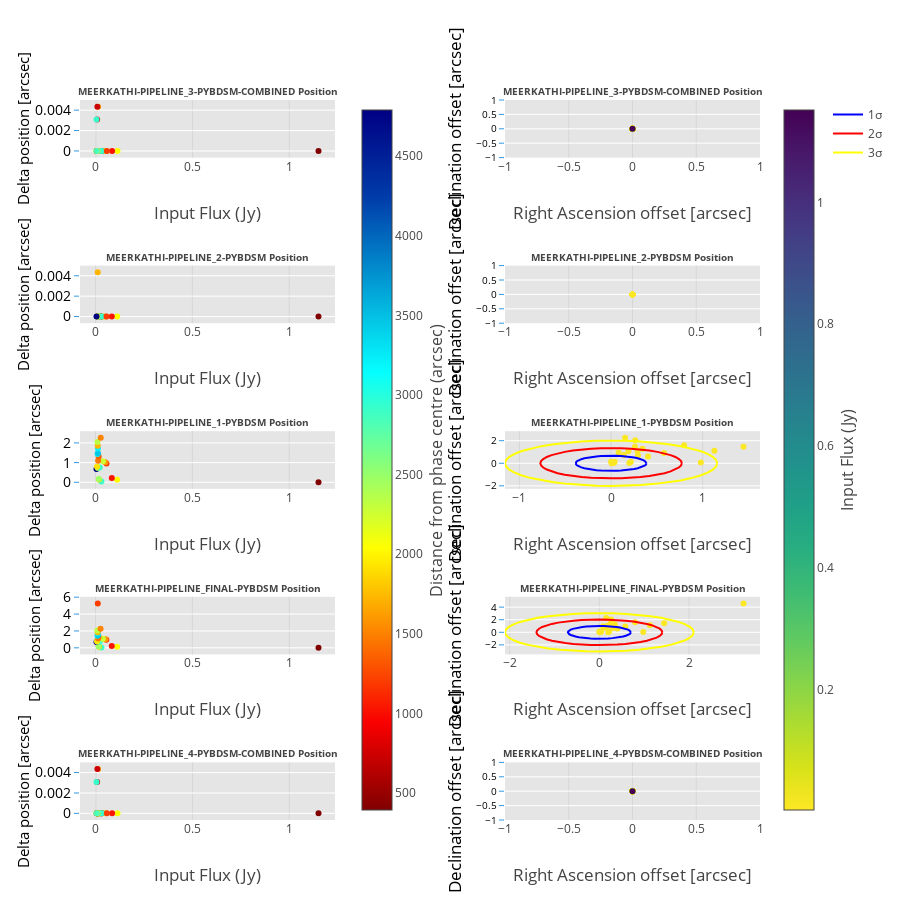

Notebook code for this chart:
### Code cell
data = []
im_titles =[]
for input_model, output_model in models_compare.items():
    header = output_model[:-9]
    im_titles.append('<b>{:s} Position</b>'.format(header.upper()))
    im_titles.append('<b>{:s} Position</b>'.format(header.upper()))

fig = tools.make_subplots(rows=len(models_compare.keys()), cols=2, shared_yaxes=False, print_grid=False,
                          horizontal_spacing = 0.25,
                          vertical_spacing = 0.15,
                          subplot_titles=im_titles)
i = -1
counter = 0
for input_model, output_model in models_compare.items():
    i += 1
    counter+=1
    RA_offset = []
    DEC_offset = []
    DELTA_PHASE0 = []
    source_labels = []
    flux_in_data = []
    delta_pos_data = []
    heading = output_model[:-9]
    for n in range(len(results[heading]['flux'])):
        delta_pos_data.append(results[heading]['position'][n][0])
        RA_offset.append(results[heading]['position'][n][1])
        DEC_offset.append(results[heading]['position'][n][2])
        DELTA_PHASE0.append(results[heading]['position'][n][3])
        flux_in_data.append(results[heading]['position'][n][4])
        source_labels.append(results[heading]['position'][n][5])
    zipped_props = zip(delta_pos_data, RA_offset, DEC_offset, DELTA_PHASE0, flux_in_data, source_labels)
    delta_pos_data, RA_offset, DEC_offset, DELTA_PHASE0, flux_in_data, source_labels = zip(
        *sorted(zipped_props, key=lambda x: x[0]))
    fig.append_trace(go.Scatter(x=np.array(flux_in_data), y=np.array(delta_pos_data),
                                mode = 'markers', showlegend=False,
                                text = source_labels, name = '{:s} flux_ratio'.format(header),
                                marker = dict(color = DELTA_PHASE0, showscale=True,
                                              colorscale='Jet', reversescale=True,
                                              colorbar = dict(title= 'Distance from phase centre (arcsec)',
                                                              titleside ='right', titlefont=dict(size=16), x = 0.4)
                                             ) if i == 0 else dict(color = DELTA_PHASE0, colorscale='Jet',
                                                                   reversescale=True),
                                error_y=dict(type='data', #array=flux_out_err_data,
                                             color = 'rgb(158, 63, 221)', visible=True)), i+1, 1)
    fig.append_trace(go.Scatter(x=np.array(RA_offset), y=np.array(DEC_offset),
                                mode = 'markers', showlegend=False,
                                text = source_labels, name = '{:s} flux_ratio'.format(heading),
                                marker = dict(color = flux_out_data, showscale=True, colorscale='Viridis', reversescale=True,
                                              colorbar = dict(title= 'Input Flux (Jy)', titleside ='right',
                                                             titlefont=dict(size=16))
                                             ) if i == 0 else dict(color = flux_out_data, colorscale='Viridis',
                                                                   reversescale=True),
                                error_y=dict(type='data',
                                             color = 'rgb(158, 63, 221)', visible=True)), i+1, 2)
    r1, r2 = np.array(RA_offset).std(), np.array(DEC_offset).std()
    theta = np.linspace(0,2*pi,45)
    x1 = r1*cos(theta)
    y1 = r2*sin(theta)
    fig.append_trace(go.Scatter(x=x1, y=y1,
                                mode = 'lines', showlegend=True if i == 0 else False,
                                name = '1σ',
                                text = '1σ ~ {:f}'.format(np.sqrt(r1*r2)),
                                marker = dict(color = 'rgb(0, 0, 255)')), i+1, 2)
    fig.append_trace(go.Scatter(x=2*x1, y=2*y1,
                                mode = 'lines', showlegend=True if i == 0 else False,
                                name = '2σ',
                                text = '2σ ~ {:f}'.format(2*np.sqrt(r1*r2)),
                                marker = dict(color = 'rgb(255, 0, 0)')), i+1, 2)
    fig.append_trace(go.Scatter(x=3*x1, y=3*y1,
                                mode = 'lines', showlegend=True if i == 0 else False,
                                name = '3σ',
                                text = '3σ ~ {:f}'.format(3*np.sqrt(r1*r2)),
                                marker = dict(color = 'rgb(255, 255, 0)')), i+1, 2)
    fig['layout'].update(title='', height=900, width=900,
                         paper_bgcolor='rgb(255,255,255)', plot_bgcolor='rgb(229,229,229)',
                         legend=dict(xanchor=True, x=1.1,y=1)
                        )
    fig['layout'].update(
        {'yaxis{}'.format(counter+i):YAxis(title=u'Delta position [arcsec]',gridcolor='rgb(255,255,255)',
                                           color='rgb(0,0,0)',
                                           range=axis_min_max if _scaley.value else [],
        #range=[1,10],
        tickfont=dict(size=14, color='rgb(0,0,0)'),
        titlefont=dict(size=15),
        showgrid=True,
        showline=False,
        showticklabels=True,
        tickcolor='rgb(51,153,225)',
        ticks='outside',
        zeroline=False)})
    fig['layout'].update(
        {'yaxis{}'.format(counter+i+1):YAxis(title='Declination offset [arcsec]',gridcolor='rgb(255,255,255)',
                                             color='rgb(0,0,0)',
                                             range=dec_min_max if _scaley.value else [],
        #range=[1,10],
        tickfont=dict(size=10, color='rgb(0,0,0)'),
        titlefont=dict(size=17),
        showgrid=True,
        showline=False,
        showticklabels=True,
        tickcolor='rgb(51,153,225)',
        ticks='outside',
        zeroline=False)})
    fig['layout'].update({'xaxis{}'.format(counter+i):XAxis(title='Input Flux (Jy)',
                                                            titlefont=dict(size=17),
                                                            zeroline=False, position=0.0, overlaying='x',)})
    fig['layout'].update({'xaxis{}'.format(counter+i+1):XAxis(title='Right Ascension offset [arcsec]',
                                                              titlefont=dict(size=17),
                                                              range=ra_min_max if _scalex.value else [],
                                                              zeroline=False)})# domain=[0.505, 0.8])})
    fig['layout']['annotations'].update({ 'font':{'size': 10}})
py.iplot(fig, filename='make-subplots-multiple-with-titles')

### Figure 1 — Plotly figure (JSON) as saved in the notebook; plotly's stock layout.template omitted (floating-point values rounded to 4 significant figures)
{"data": [{"error_y": {"color": "rgb(158, 63, 221)", "type": "data", "visible": true}, "marker": {"color": [2619.0, 1206.0, 2040.0, 2473.0, 393.6, 1062.0, 2395.0, 1390.0, 1675.0, 2292.0, 609.8, 2335.0, 1027.0, 2433.0, 1507.0, 597.8, 1585.0, 2461.0, 3450.0, 2263.0, 3173.0, 1321.0, 2875.0, 814.5, 1952.0, 2840.0, 1822.0, 1466.0, 1471.0, 1407.0, 2121.0, 1344.0, 3224.0, 1080.0, 2317.0, 1900.0, 1816.0, 657.7, 2882.0, 2899.0, 2198.0, 1203.0, 4790.0, 1281.0, 1936.0, 2848.0, 803.8, 2922.0, 1724.0, 727.4], "colorbar": {"title": "Distance from phase centre (arcsec)", "titlefont": {"size": 16}, "titleside": "right", "x": 0.4}, "colorscale": "Jet", "reversescale": true, "showscale": true}, "mode": "markers", "name": "meerkathi-pipeline_4-pybdsm-combined flux_ratio", "showlegend": false, "text": ["am054", "R122", "B033", "au284", "A030", "al251", "aq053", "V332", "ak072", "as303", "G131a", "W113", "C331", "Q084", "I002", "ac340", "E122", "L304", "O315", "F013", "T105", "Y092", "ah354", "ag041", "ap203", "at274", "ai053", "N182", "U192", "V332a", "aj333", "M182", "P305", "ab151", "ar083", "X163", "K053", "G131", "J344", "H014", "af123", "D282", "ao127", "ad332", "Z273", "an304", "ae331", "av264", "S192", "aa331"], "type": "scatter", "x": [0.004862, 0.01134, 0.1114, 0.003339, 1.152, 0.004943, 0.004198, 0.009642, 0.005121, 0.003946, 0.02511, 0.009598, 0.08376, 0.01186, 0.02658, 0.006909, 0.05063, 0.01631, 0.0124, 0.03825, 0.01011, 0.00763, 0.005441, 0.00547, 0.004471, 0.00346, 0.005441, 0.013, 0.009987, 0.007524, 0.005216, 0.01625, 0.01214, 0.007333, 0.0041, 0.008188, 0.01763, 0.03063, 0.02131, 0.03, 0.005991, 0.0565, 0.00473, 0.00611, 0.007594, 0.004829, 0.006085, 0.002921, 0.01113, 0.007385], "xaxis": "x1", "y": [0, 0, 0, 0, 0, 0, 0, 0, 0, 0, 0, 0, 0, 0, 0, 0, 0, 0, 0, 0, 0, 0, 0, 0, 0, 0, 0, 0, 0, 0, 0, 0, 0, 0, 0, 0, 0, 0, 0, 0, 0, 0, 0, 0, 0, 0, 0.003074, 0.003074, 0.004347, 0.004347], "yaxis": "y1"}, {"error_y": {"color": "rgb(158, 63, 221)", "type": "data", "visible": true}, "marker": {"color": [0.002921, 0.003339, 0.00346, 0.003946, 0.0041, 0.004198, 0.004471, 0.00473, 0.004829, 0.004862, 0.004943, 0.005121, 0.005216, 0.005441, 0.005441, 0.00547, 0.005991, 0.006085, 0.00611, 0.006909, 0.007333, 0.007385, 0.007524, 0.007594, 0.00763, 0.008188, 0.009598, 0.009642, 0.009987, 0.01011, 0.01113, 0.01134, 0.01186, 0.01214, 0.0124, 0.013, 0.01625, 0.01631, 0.01763, 0.02131, 0.02511, 0.02658, 0.03, 0.03063, 0.03825, 0.05063, 0.0565, 0.08376, 0.1114, 1.152], "colorbar": {"title": "Input Flux (Jy)", "titlefont": {"size": 16}, "titleside": "right"}, "colorscale": "Viridis", "reversescale": true, "showscale": true}, "mode": "markers", "name": "meerkathi-pipeline_3-pybdsm-combined flux_ratio", "showlegend": false, "text": ["am054", "R122", "B033", "au284", "A030", "al251", "aq053", "V332", "ak072", "as303", "G131a", "W113", "C331", "Q084", "I002", "ac340", "E122", "L304", "O315", "F013", "T105", "Y092", "ah354", "ag041", "ap203", "at274", "ai053", "N182", "U192", "V332a", "aj333", "M182", "P305", "ab151", "ar083", "X163", "K053", "G131", "J344", "H014", "af123", "D282", "ao127", "ad332", "Z273", "an304", "ae331", "av264", "S192", "aa331"], "type": "scatter", "x": [0, 0, 0, 0, 0, 0, 0, 0, 0, 0, 0, 0, 0, 0, 0, 0, 0, 0, 0, 0, 0, 0, 0, 0, 0, 0, 0, 0, 0, 0, 0, 0, 0, 0, 0, 0, 0, 0, 0, 0, 0, 0, 0, 0, 0, 0, 0, 0, 0, 0], "xaxis": "x2", "y": [0, 0, 0, 0, 0, 0, 0, 0, 0, 0, 0, 0, 0, 0, 0, 0, 0, 0, 0, 0, 0, 0, 0, 0, 0, 0, 0, 0, 0, 0, 0, 0, 0, 0, 0, 0, 0, 0, 0, 0, 0, 0, 0, 0, 0, 0, 0, 0, 0, 0], "yaxis": "y2"}, {"marker": {"color": "rgb(0, 0, 255)"}, "mode": "lines", "name": "1σ", "showlegend": true, "text": "1σ ~ 0.000000", "type": "scatter", "x": [0, 0, 0, 0, 0, 0, 0, 0, 0, 0, 0, 0, 0, 0, 0, 0, 0, 0, 0, 0, 0, 0, 0, 0, 0, 0, 0, 0, 0, 0, 0, 0, 0, 0, 0, 0, 0, 0, 0, 0, 0, 0, 0, 0, 0], "xaxis": "x2", "y": [0, 0, 0, 0, 0, 0, 0, 0, 0, 0, 0, 0, 0, 0, 0, 0, 0, 0, 0, 0, 0, 0, 0, 0, 0, 0, 0, 0, 0, 0, 0, 0, 0, 0, 0, 0, 0, 0, 0, 0, 0, 0, 0, 0, 0], "yaxis": "y2"}, {"marker": {"color": "rgb(255, 0, 0)"}, "mode": "lines", "name": "2σ", "showlegend": true, "text": "2σ ~ 0.000000", "type": "scatter", "x": [0, 0, 0, 0, 0, 0, 0, 0, 0, 0, 0, 0, 0, 0, 0, 0, 0, 0, 0, 0, 0, 0, 0, 0, 0, 0, 0, 0, 0, 0, 0, 0, 0, 0, 0, 0, 0, 0, 0, 0, 0, 0, 0, 0, 0], "xaxis": "x2", "y": [0, 0, 0, 0, 0, 0, 0, 0, 0, 0, 0, 0, 0, 0, 0, 0, 0, 0, 0, 0, 0, 0, 0, 0, 0, 0, 0, 0, 0, 0, 0, 0, 0, 0, 0, 0, 0, 0, 0, 0, 0, 0, 0, 0, 0], "yaxis": "y2"}, {"marker": {"color": "rgb(255, 255, 0)"}, "mode": "lines", "name": "3σ", "showlegend": true, "text": "3σ ~ 0.000000", "type": "scatter", "x": [0, 0, 0, 0, 0, 0, 0, 0, 0, 0, 0, 0, 0, 0, 0, 0, 0, 0, 0, 0, 0, 0, 0, 0, 0, 0, 0, 0, 0, 0, 0, 0, 0, 0, 0, 0, 0, 0, 0, 0, 0, 0, 0, 0, 0], "xaxis": "x2", "y": [0, 0, 0, 0, 0, 0, 0, 0, 0, 0, 0, 0, 0, 0, 0, 0, 0, 0, 0, 0, 0, 0, 0, 0, 0, 0, 0, 0, 0, 0, 0, 0, 0, 0, 0, 0, 0, 0, 0, 0, 0, 0, 0, 0, 0], "yaxis": "y2"}, {"error_y": {"color": "rgb(158, 63, 221)", "type": "data", "visible": true}, "marker": {"color": [2040.0, 393.6, 609.8, 2335.0, 1027.0, 2433.0, 1507.0, 1585.0, 2461.0, 3450.0, 2263.0, 3173.0, 1466.0, 1471.0, 1344.0, 3224.0, 1816.0, 657.7, 2882.0, 2899.0, 1203.0, 1936.0, 4790.0, 1724.0], "colorscale": "Jet", "reversescale": true}, "mode": "markers", "name": "meerkathi-pipeline_4-pybdsm-combined flux_ratio", "showlegend": false, "text": ["B033", "A030", "G131a", "U113", "C331", "Q084", "I002", "E122", "L304", "O315", "F013", "S105", "N182", "T192", "M182", "P305", "K053", "G131", "J344", "H014", "D282", "V273", "W127", "R192"], "type": "scatter", "x": [0.1114, 1.152, 0.02511, 0.009598, 0.08376, 0.01186, 0.02658, 0.05063, 0.01631, 0.0124, 0.03825, 0.01011, 0.013, 0.009987, 0.01625, 0.01214, 0.01763, 0.03063, 0.02131, 0.03, 0.0565, 0.007594, 0.00473, 0.01113], "xaxis": "x3", "y": [0, 0, 0, 0, 0, 0, 0, 0, 0, 0, 0, 0, 0, 0, 0, 0, 0, 0, 0, 0, 0, 0, 0, 0.004347], "yaxis": "y3"}, {"error_y": {"color": "rgb(158, 63, 221)", "type": "data", "visible": true}, "marker": {"color": [0.002921, 0.003339, 0.00346, 0.003946, 0.0041, 0.004198, 0.004471, 0.00473, 0.004829, 0.004862, 0.004943, 0.005121, 0.005216, 0.005441, 0.005441, 0.00547, 0.005991, 0.006085, 0.00611, 0.006909, 0.007333, 0.007385, 0.007524, 0.007594, 0.00763, 0.008188, 0.009598, 0.009642, 0.009987, 0.01011, 0.01113, 0.01134, 0.01186, 0.01214, 0.0124, 0.013, 0.01625, 0.01631, 0.01763, 0.02131, 0.02511, 0.02658, 0.03, 0.03063, 0.03825, 0.05063, 0.0565, 0.08376, 0.1114, 1.152], "colorscale": "Viridis", "reversescale": true}, "mode": "markers", "name": "meerkathi-pipeline_2-pybdsm flux_ratio", "showlegend": false, "text": ["B033", "A030", "G131a", "U113", "C331", "Q084", "I002", "E122", "L304", "O315", "F013", "S105", "N182", "T192", "M182", "P305", "K053", "G131", "J344", "H014", "D282", "V273", "W127", "R192"], "type": "scatter", "x": [0, 0, 0, 0, 0, 0, 0, 0, 0, 0, 0, 0, 0, 0, 0, 0, 0, 0, 0, 0, 0, 0, 0, 0], "xaxis": "x4", "y": [0, 0, 0, 0, 0, 0, 0, 0, 0, 0, 0, 0, 0, 0, 0, 0, 0, 0, 0, 0, 0, 0, 0, 0], "yaxis": "y4"}, {"marker": {"color": "rgb(0, 0, 255)"}, "mode": "lines", "name": "1σ", "showlegend": false, "text": "1σ ~ 0.000000", "type": "scatter", "x": [0, 0, 0, 0, 0, 0, 0, 0, 0, 0, 0, 0, 0, 0, 0, 0, 0, 0, 0, 0, 0, 0, 0, 0, 0, 0, 0, 0, 0, 0, 0, 0, 0, 0, 0, 0, 0, 0, 0, 0, 0, 0, 0, 0, 0], "xaxis": "x4", "y": [0, 0, 0, 0, 0, 0, 0, 0, 0, 0, 0, 0, 0, 0, 0, 0, 0, 0, 0, 0, 0, 0, 0, 0, 0, 0, 0, 0, 0, 0, 0, 0, 0, 0, 0, 0, 0, 0, 0, 0, 0, 0, 0, 0, 0], "yaxis": "y4"}, {"marker": {"color": "rgb(255, 0, 0)"}, "mode": "lines", "name": "2σ", "showlegend": false, "text": "2σ ~ 0.000000", "type": "scatter", "x": [0, 0, 0, 0, 0, 0, 0, 0, 0, 0, 0, 0, 0, 0, 0, 0, 0, 0, 0, 0, 0, 0, 0, 0, 0, 0, 0, 0, 0, 0, 0, 0, 0, 0, 0, 0, 0, 0, 0, 0, 0, 0, 0, 0, 0], "xaxis": "x4", "y": [0, 0, 0, 0, 0, 0, 0, 0, 0, 0, 0, 0, 0, 0, 0, 0, 0, 0, 0, 0, 0, 0, 0, 0, 0, 0, 0, 0, 0, 0, 0, 0, 0, 0, 0, 0, 0, 0, 0, 0, 0, 0, 0, 0, 0], "yaxis": "y4"}, {"marker": {"color": "rgb(255, 255, 0)"}, "mode": "lines", "name": "3σ", "showlegend": false, "text": "3σ ~ 0.000000", "type": "scatter", "x": [0, 0, 0, 0, 0, 0, 0, 0, 0, 0, 0, 0, 0, 0, 0, 0, 0, 0, 0, 0, 0, 0, 0, 0, 0, 0, 0, 0, 0, 0, 0, 0, 0, 0, 0, 0, 0, 0, 0, 0, 0, 0, 0, 0, 0], "xaxis": "x4", "y": [0, 0, 0, 0, 0, 0, 0, 0, 0, 0, 0, 0, 0, 0, 0, 0, 0, 0, 0, 0, 0, 0, 0, 0, 0, 0, 0, 0, 0, 0, 0, 0, 0, 0, 0, 0, 0, 0, 0, 0, 0, 0, 0, 0, 0], "yaxis": "y4"}, {"error_y": {"color": "rgb(158, 63, 221)", "type": "data", "visible": true}, "marker": {"color": [393.6, 2899.0, 2040.0, 1816.0, 2461.0, 1027.0, 4791.0, 2433.0, 2883.0, 1935.0, 1203.0, 1586.0, 2264.0, 1465.0, 1342.0, 3174.0, 3451.0, 3225.0, 1725.0, 2334.0, 1509.0], "colorscale": "Jet", "reversescale": true}, "mode": "markers", "name": "meerkathi-pipeline_4-pybdsm-combined flux_ratio", "showlegend": false, "text": ["A030", "H014", "B033", "K053", "L304", "C331", "W127", "Q084", "J344", "V273", "D282", "E122", "G013", "N182", "M182", "T105", "O315", "P305", "S192", "U113", "I002"], "type": "scatter", "x": [1.152, 0.03, 0.1114, 0.01763, 0.01631, 0.08376, 0.00473, 0.01186, 0.02131, 0.007594, 0.0565, 0.05063, 0.03825, 0.013, 0.01625, 0.01011, 0.0124, 0.01214, 0.01113, 0.009598, 0.02658], "xaxis": "x5", "y": [0.006147, 0.03789, 0.1327, 0.1373, 0.1624, 0.2222, 0.6806, 0.7209, 0.7456, 0.7888, 0.9592, 1.022, 1.075, 1.099, 1.315, 1.433, 1.481, 1.719, 1.856, 2.052, 2.258], "yaxis": "y5"}, {"error_y": {"color": "rgb(158, 63, 221)", "type": "data", "visible": true}, "marker": {"color": [0.002921, 0.003339, 0.00346, 0.003946, 0.0041, 0.004198, 0.004471, 0.00473, 0.004829, 0.004862, 0.004943, 0.005121, 0.005216, 0.005441, 0.005441, 0.00547, 0.005991, 0.006085, 0.00611, 0.006909, 0.007333, 0.007385, 0.007524, 0.007594, 0.00763, 0.008188, 0.009598, 0.009642, 0.009987, 0.01011, 0.01113, 0.01134, 0.01186, 0.01214, 0.0124, 0.013, 0.01625, 0.01631, 0.01763, 0.02131, 0.02511, 0.02658, 0.03, 0.03063, 0.03825, 0.05063, 0.0565, 0.08376, 0.1114, 1.152], "colorscale": "Viridis", "reversescale": true}, "mode": "markers", "name": "meerkathi-pipeline_1-pybdsm flux_ratio", "showlegend": false, "text": ["A030", "H014", "B033", "K053", "L304", "C331", "W127", "Q084", "J344", "V273", "D282", "E122", "G013", "N182", "M182", "T105", "O315", "P305", "S192", "U113", "I002"], "type": "scatter", "x": [0.006175, 0.02883, 0.03907, 0.000529, 0.1992, 0.2162, 0.4026, 0.293, 0.14, 0.9795, 0.0819, 0.5772, 0.1896, 0.2893, 0.3431, 1.127, 0.2602, 0.797, 1.445, 0.2634, 0.1529], "xaxis": "x6", "y": [0.001861, 0.02972, 0.1288, 0.1373, 0.02294, 0.138, 0.6005, 0.6812, 0.7369, 0.05991, 0.9569, 0.912, 1.064, 1.075, 1.286, 1.112, 1.466, 1.594, 1.454, 2.041, 2.254], "yaxis": "y6"}, {"marker": {"color": "rgb(0, 0, 255)"}, "mode": "lines", "name": "1σ", "showlegend": false, "text": "1σ ~ 0.508075", "type": "scatter", "x": [0.3859, 0.3819, 0.3702, 0.351, 0.3246, 0.2916, 0.2527, 0.2086, 0.1603, 0.1087, 0.05491, 2.363e-17, -0.05491, -0.1087, -0.1603, -0.2086, -0.2527, -0.2916, -0.3246, -0.351, -0.3702, -0.3819, -0.3859, -0.3819, -0.3702, -0.351, -0.3246, -0.2916, -0.2527, -0.2086, -0.1603, -0.1087, -0.05491, -7.088e-17, 0.05491, 0.1087, 0.1603, 0.2086, 0.2527, 0.2916, 0.3246, 0.351, 0.3702, 0.3819, 0.3859], "xaxis": "x6", "y": [0, 0.09521, 0.1885, 0.2779, 0.3617, 0.4381, 0.5056, 0.5628, 0.6085, 0.6419, 0.6622, 0.669, 0.6622, 0.6419, 0.6085, 0.5628, 0.5056, 0.4381, 0.3617, 0.2779, 0.1885, 0.09521, 8.193e-17, -0.09521, -0.1885, -0.2779, -0.3617, -0.4381, -0.5056, -0.5628, -0.6085, -0.6419, -0.6622, -0.669, -0.6622, -0.6419, -0.6085, -0.5628, -0.5056, -0.4381, -0.3617, -0.2779, -0.1885, -0.09521, -1.639e-16], "yaxis": "y6"}, {"marker": {"color": "rgb(255, 0, 0)"}, "mode": "lines", "name": "2σ", "showlegend": false, "text": "2σ ~ 1.016149", "type": "scatter", "x": [0.7717, 0.7639, 0.7405, 0.702, 0.6492, 0.5832, 0.5054, 0.4172, 0.3206, 0.2174, 0.1098, 4.726e-17, -0.1098, -0.2174, -0.3206, -0.4172, -0.5054, -0.5832, -0.6492, -0.702, -0.7405, -0.7639, -0.7717, -0.7639, -0.7405, -0.702, -0.6492, -0.5832, -0.5054, -0.4172, -0.3206, -0.2174, -0.1098, -1.418e-16, 0.1098, 0.2174, 0.3206, 0.4172, 0.5054, 0.5832, 0.6492, 0.702, 0.7405, 0.7639, 0.7717], "xaxis": "x6", "y": [0, 0.1904, 0.3769, 0.5558, 0.7234, 0.8762, 1.011, 1.126, 1.217, 1.284, 1.324, 1.338, 1.324, 1.284, 1.217, 1.126, 1.011, 0.8762, 0.7234, 0.5558, 0.3769, 0.1904, 1.639e-16, -0.1904, -0.3769, -0.5558, -0.7234, -0.8762, -1.011, -1.126, -1.217, -1.284, -1.324, -1.338, -1.324, -1.284, -1.217, -1.126, -1.011, -0.8762, -0.7234, -0.5558, -0.3769, -0.1904, -3.277e-16], "yaxis": "y6"}, {"marker": {"color": "rgb(255, 255, 0)"}, "mode": "lines", "name": "3σ", "showlegend": false, "text": "3σ ~ 1.524224", "type": "scatter", "x": [1.158, 1.146, 1.111, 1.053, 0.9738, 0.8749, 0.7581, 0.6258, 0.4809, 0.3261, 0.1647, 7.088e-17, -0.1647, -0.3261, -0.4809, -0.6258, -0.7581, -0.8749, -0.9738, -1.053, -1.111, -1.146, -1.158, -1.146, -1.111, -1.053, -0.9738, -0.8749, -0.7581, -0.6258, -0.4809, -0.3261, -0.1647, -2.126e-16, 0.1647, 0.3261, 0.4809, 0.6258, 0.7581, 0.8749, 0.9738, 1.053, 1.111, 1.146, 1.158], "xaxis": "x6", "y": [0, 0.2856, 0.5654, 0.8337, 1.085, 1.314, 1.517, 1.688, 1.826, 1.926, 1.987, 2.007, 1.987, 1.926, 1.826, 1.688, 1.517, 1.314, 1.085, 0.8337, 0.5654, 0.2856, 2.458e-16, -0.2856, -0.5654, -0.8337, -1.085, -1.314, -1.517, -1.688, -1.826, -1.926, -1.987, -2.007, -1.987, -1.926, -1.826, -1.688, -1.517, -1.314, -1.085, -0.8337, -0.5654, -0.2856, -4.916e-16], "yaxis": "y6"}, {"error_y": {"color": "rgb(158, 63, 221)", "type": "data", "visible": true}, "marker": {"color": [393.6, 2899.0, 2040.0, 1816.0, 2461.0, 1027.0, 4790.0, 2433.0, 2882.0, 1936.0, 1203.0, 1585.0, 2263.0, 1466.0, 1344.0, 3173.0, 3450.0, 3224.0, 1724.0, 2335.0, 1507.0, 1206.0], "colorscale": "Jet", "reversescale": true}, "mode": "markers", "name": "meerkathi-pipeline_4-pybdsm-combined flux_ratio", "showlegend": false, "text": ["A030", "H014", "B033", "K053", "L304", "C331", "ao127", "Q084", "J344", "Z273", "D282", "E122", "F013", "N182", "M182", "T105", "O315", "P305", "S192", "W113", "I002", "R122"], "type": "scatter", "x": [1.151, 0.03059, 0.1113, 0.01782, 0.01569, 0.08368, 0.004861, 0.01202, 0.02182, 0.00742, 0.05587, 0.05098, 0.03769, 0.01326, 0.01554, 0.009836, 0.01259, 0.0122, 0.0108, 0.009356, 0.02593, 0.01153], "xaxis": "x7", "y": [0.006147, 0.03789, 0.1327, 0.1373, 0.1624, 0.2222, 0.6806, 0.7209, 0.7456, 0.7888, 0.9592, 1.022, 1.075, 1.099, 1.315, 1.433, 1.481, 1.719, 1.856, 2.052, 2.258, 5.262], "yaxis": "y7"}, {"error_y": {"color": "rgb(158, 63, 221)", "type": "data", "visible": true}, "marker": {"color": [0.002921, 0.003339, 0.00346, 0.003946, 0.0041, 0.004198, 0.004471, 0.00473, 0.004829, 0.004862, 0.004943, 0.005121, 0.005216, 0.005441, 0.005441, 0.00547, 0.005991, 0.006085, 0.00611, 0.006909, 0.007333, 0.007385, 0.007524, 0.007594, 0.00763, 0.008188, 0.009598, 0.009642, 0.009987, 0.01011, 0.01113, 0.01134, 0.01186, 0.01214, 0.0124, 0.013, 0.01625, 0.01631, 0.01763, 0.02131, 0.02511, 0.02658, 0.03, 0.03063, 0.03825, 0.05063, 0.0565, 0.08376, 0.1114, 1.152], "colorscale": "Viridis", "reversescale": true}, "mode": "markers", "name": "meerkathi-pipeline_final-pybdsm flux_ratio", "showlegend": false, "text": ["A030", "H014", "B033", "K053", "L304", "C331", "ao127", "Q084", "J344", "Z273", "D282", "E122", "F013", "N182", "M182", "T105", "O315", "P305", "S192", "W113", "I002", "R122"], "type": "scatter", "x": [0.006175, 0.02883, 0.03907, 0.000529, 0.1992, 0.2162, 0.4026, 0.293, 0.14, 0.9795, 0.0819, 0.5772, 0.1896, 0.2893, 0.3431, 1.127, 0.2602, 0.797, 1.445, 0.2634, 0.1529, 3.216], "xaxis": "x8", "y": [0.001861, 0.02972, 0.1288, 0.1373, 0.02294, 0.138, 0.6005, 0.6812, 0.7369, 0.05991, 0.9569, 0.912, 1.064, 1.075, 1.286, 1.112, 1.466, 1.594, 1.454, 2.041, 2.254, 4.587], "yaxis": "y8"}, {"marker": {"color": "rgb(0, 0, 255)"}, "mode": "lines", "name": "1σ", "showlegend": false, "text": "1σ ~ 0.845079", "type": "scatter", "x": [0.7021, 0.6949, 0.6736, 0.6386, 0.5906, 0.5306, 0.4598, 0.3796, 0.2916, 0.1978, 0.09991, 4.299e-17, -0.09991, -0.1978, -0.2916, -0.3796, -0.4598, -0.5306, -0.5906, -0.6386, -0.6736, -0.6949, -0.7021, -0.6949, -0.6736, -0.6386, -0.5906, -0.5306, -0.4598, -0.3796, -0.2916, -0.1978, -0.09991, -1.29e-16, 0.09991, 0.1978, 0.2916, 0.3796, 0.4598, 0.5306, 0.5906, 0.6386, 0.6736, 0.6949, 0.7021], "xaxis": "x8", "y": [0, 0.1448, 0.2866, 0.4226, 0.55, 0.6661, 0.7688, 0.8557, 0.9253, 0.976, 1.007, 1.017, 1.007, 0.976, 0.9253, 0.8557, 0.7688, 0.6661, 0.55, 0.4226, 0.2866, 0.1448, 1.246e-16, -0.1448, -0.2866, -0.4226, -0.55, -0.6661, -0.7688, -0.8557, -0.9253, -0.976, -1.007, -1.017, -1.007, -0.976, -0.9253, -0.8557, -0.7688, -0.6661, -0.55, -0.4226, -0.2866, -0.1448, -2.491e-16], "yaxis": "y8"}, {"marker": {"color": "rgb(255, 0, 0)"}, "mode": "lines", "name": "2σ", "showlegend": false, "text": "2σ ~ 1.690159", "type": "scatter", "x": [1.404, 1.39, 1.347, 1.277, 1.181, 1.061, 0.9195, 0.7591, 0.5833, 0.3956, 0.1998, 8.598e-17, -0.1998, -0.3956, -0.5833, -0.7591, -0.9195, -1.061, -1.181, -1.277, -1.347, -1.39, -1.404, -1.39, -1.347, -1.277, -1.181, -1.061, -0.9195, -0.7591, -0.5833, -0.3956, -0.1998, -2.579e-16, 0.1998, 0.3956, 0.5833, 0.7591, 0.9195, 1.061, 1.181, 1.277, 1.347, 1.39, 1.404], "xaxis": "x8", "y": [0, 0.2895, 0.5732, 0.8451, 1.1, 1.332, 1.538, 1.711, 1.851, 1.952, 2.014, 2.034, 2.014, 1.952, 1.851, 1.711, 1.538, 1.332, 1.1, 0.8451, 0.5732, 0.2895, 2.491e-16, -0.2895, -0.5732, -0.8451, -1.1, -1.332, -1.538, -1.711, -1.851, -1.952, -2.014, -2.034, -2.014, -1.952, -1.851, -1.711, -1.538, -1.332, -1.1, -0.8451, -0.5732, -0.2895, -4.983e-16], "yaxis": "y8"}, {"marker": {"color": "rgb(255, 255, 0)"}, "mode": "lines", "name": "3σ", "showlegend": false, "text": "3σ ~ 2.535238", "type": "scatter", "x": [2.106, 2.085, 2.021, 1.916, 1.772, 1.592, 1.379, 1.139, 0.8749, 0.5934, 0.2997, 1.29e-16, -0.2997, -0.5934, -0.8749, -1.139, -1.379, -1.592, -1.772, -1.916, -2.021, -2.085, -2.106, -2.085, -2.021, -1.916, -1.772, -1.592, -1.379, -1.139, -0.8749, -0.5934, -0.2997, -3.869e-16, 0.2997, 0.5934, 0.8749, 1.139, 1.379, 1.592, 1.772, 1.916, 2.021, 2.085, 2.106], "xaxis": "x8", "y": [0, 0.4343, 0.8598, 1.268, 1.65, 1.998, 2.306, 2.567, 2.776, 2.928, 3.021, 3.052, 3.021, 2.928, 2.776, 2.567, 2.306, 1.998, 1.65, 1.268, 0.8598, 0.4343, 3.737e-16, -0.4343, -0.8598, -1.268, -1.65, -1.998, -2.306, -2.567, -2.776, -2.928, -3.021, -3.052, -3.021, -2.928, -2.776, -2.567, -2.306, -1.998, -1.65, -1.268, -0.8598, -0.4343, -7.474e-16], "yaxis": "y8"}, {"error_y": {"color": "rgb(158, 63, 221)", "type": "data", "visible": true}, "marker": {"color": [2619.0, 1206.0, 2040.0, 2473.0, 393.6, 1062.0, 2395.0, 1390.0, 1675.0, 2292.0, 609.8, 2335.0, 1027.0, 2433.0, 1507.0, 597.8, 1585.0, 2461.0, 3450.0, 2263.0, 3173.0, 1321.0, 2875.0, 814.5, 1952.0, 2840.0, 1822.0, 1466.0, 1471.0, 1407.0, 2121.0, 1344.0, 3224.0, 1080.0, 2317.0, 1900.0, 1816.0, 657.7, 2882.0, 2899.0, 2198.0, 1203.0, 4790.0, 1281.0, 1936.0, 2848.0, 803.8, 2922.0, 1724.0, 727.4], "colorscale": "Jet", "reversescale": true}, "mode": "markers", "name": "meerkathi-pipeline_4-pybdsm-combined flux_ratio", "showlegend": false, "text": ["am054", "R122", "B033", "au284", "A030", "al251", "aq053", "V332", "ak072", "as303", "G131a", "W113", "C331", "Q084", "I002", "ac340", "E122", "L304", "O315", "F013", "T105", "Y092", "ah354", "ag041", "ap203", "at274", "ai053", "N182", "U192", "V332a", "aj333", "M182", "P305", "ab151", "ar083", "X163", "K053", "G131", "J344", "H014", "af123", "D282", "ao127", "ad332", "Z273", "an304", "ae331", "av264", "S192", "aa331"], "type": "scatter", "x": [0.004862, 0.01134, 0.1114, 0.003339, 1.152, 0.004943, 0.004198, 0.009642, 0.005121, 0.003946, 0.02511, 0.009598, 0.08376, 0.01186, 0.02658, 0.006909, 0.05063, 0.01631, 0.0124, 0.03825, 0.01011, 0.00763, 0.005441, 0.00547, 0.004471, 0.00346, 0.005441, 0.013, 0.009987, 0.007524, 0.005216, 0.01625, 0.01214, 0.007333, 0.0041, 0.008188, 0.01763, 0.03063, 0.02131, 0.03, 0.005991, 0.0565, 0.00473, 0.00611, 0.007594, 0.004829, 0.006085, 0.002921, 0.01113, 0.007385], "xaxis": "x9", "y": [0, 0, 0, 0, 0, 0, 0, 0, 0, 0, 0, 0, 0, 0, 0, 0, 0, 0, 0, 0, 0, 0, 0, 0, 0, 0, 0, 0, 0, 0, 0, 0, 0, 0, 0, 0, 0, 0, 0, 0, 0, 0, 0, 0, 0, 0, 0.003074, 0.003074, 0.004347, 0.004347], "yaxis": "y9"}, {"error_y": {"color": "rgb(158, 63, 221)", "type": "data", "visible": true}, "marker": {"color": [0.002921, 0.003339, 0.00346, 0.003946, 0.0041, 0.004198, 0.004471, 0.00473, 0.004829, 0.004862, 0.004943, 0.005121, 0.005216, 0.005441, 0.005441, 0.00547, 0.005991, 0.006085, 0.00611, 0.006909, 0.007333, 0.007385, 0.007524, 0.007594, 0.00763, 0.008188, 0.009598, 0.009642, 0.009987, 0.01011, 0.01113, 0.01134, 0.01186, 0.01214, 0.0124, 0.013, 0.01625, 0.01631, 0.01763, 0.02131, 0.02511, 0.02658, 0.03, 0.03063, 0.03825, 0.05063, 0.0565, 0.08376, 0.1114, 1.152], "colorscale": "Viridis", "reversescale": true}, "mode": "markers", "name": "meerkathi-pipeline_4-pybdsm-combined flux_ratio", "showlegend": false, "text": ["am054", "R122", "B033", "au284", "A030", "al251", "aq053", "V332", "ak072", "as303", "G131a", "W113", "C331", "Q084", "I002", "ac340", "E122", "L304", "O315", "F013", "T105", "Y092", "ah354", "ag041", "ap203", "at274", "ai053", "N182", "U192", "V332a", "aj333", "M182", "P305", "ab151", "ar083", "X163", "K053", "G131", "J344", "H014", "af123", "D282", "ao127", "ad332", "Z273", "an304", "ae331", "av264", "S192", "aa331"], "type": "scatter", "x": [0, 0, 0, 0, 0, 0, 0, 0, 0, 0, 0, 0, 0, 0, 0, 0, 0, 0, 0, 0, 0, 0, 0, 0, 0, 0, 0, 0, 0, 0, 0, 0, 0, 0, 0, 0, 0, 0, 0, 0, 0, 0, 0, 0, 0, 0, 0, 0, 0, 0], "xaxis": "x10", "y": [0, 0, 0, 0, 0, 0, 0, 0, 0, 0, 0, 0, 0, 0, 0, 0, 0, 0, 0, 0, 0, 0, 0, 0, 0, 0, 0, 0, 0, 0, 0, 0, 0, 0, 0, 0, 0, 0, 0, 0, 0, 0, 0, 0, 0, 0, 0, 0, 0, 0], "yaxis": "y10"}, {"marker": {"color": "rgb(0, 0, 255)"}, "mode": "lines", "name": "1σ", "showlegend": false, "text": "1σ ~ 0.000000", "type": "scatter", "x": [0, 0, 0, 0, 0, 0, 0, 0, 0, 0, 0, 0, 0, 0, 0, 0, 0, 0, 0, 0, 0, 0, 0, 0, 0, 0, 0, 0, 0, 0, 0, 0, 0, 0, 0, 0, 0, 0, 0, 0, 0, 0, 0, 0, 0], "xaxis": "x10", "y": [0, 0, 0, 0, 0, 0, 0, 0, 0, 0, 0, 0, 0, 0, 0, 0, 0, 0, 0, 0, 0, 0, 0, 0, 0, 0, 0, 0, 0, 0, 0, 0, 0, 0, 0, 0, 0, 0, 0, 0, 0, 0, 0, 0, 0], "yaxis": "y10"}, {"marker": {"color": "rgb(255, 0, 0)"}, "mode": "lines", "name": "2σ", "showlegend": false, "text": "2σ ~ 0.000000", "type": "scatter", "x": [0, 0, 0, 0, 0, 0, 0, 0, 0, 0, 0, 0, 0, 0, 0, 0, 0, 0, 0, 0, 0, 0, 0, 0, 0, 0, 0, 0, 0, 0, 0, 0, 0, 0, 0, 0, 0, 0, 0, 0, 0, 0, 0, 0, 0], "xaxis": "x10", "y": [0, 0, 0, 0, 0, 0, 0, 0, 0, 0, 0, 0, 0, 0, 0, 0, 0, 0, 0, 0, 0, 0, 0, 0, 0, 0, 0, 0, 0, 0, 0, 0, 0, 0, 0, 0, 0, 0, 0, 0, 0, 0, 0, 0, 0], "yaxis": "y10"}, {"marker": {"color": "rgb(255, 255, 0)"}, "mode": "lines", "name": "3σ", "showlegend": false, "text": "3σ ~ 0.000000", "type": "scatter", "x": [0, 0, 0, 0, 0, 0, 0, 0, 0, 0, 0, 0, 0, 0, 0, 0, 0, 0, 0, 0, 0, 0, 0, 0, 0, 0, 0, 0, 0, 0, 0, 0, 0, 0, 0, 0, 0, 0, 0, 0, 0, 0, 0, 0, 0], "xaxis": "x10", "y": [0, 0, 0, 0, 0, 0, 0, 0, 0, 0, 0, 0, 0, 0, 0, 0, 0, 0, 0, 0, 0, 0, 0, 0, 0, 0, 0, 0, 0, 0, 0, 0, 0, 0, 0, 0, 0, 0, 0, 0, 0, 0, 0, 0, 0], "yaxis": "y10"}], "layout": {"annotations": [{"font": {"size": 10}, "showarrow": false, "text": "<b>MEERKATHI-PIPELINE_3-PYBDSM-COMBINED Position</b>", "x": 0.1875, "xanchor": "center", "xref": "paper", "y": 1.0, "yanchor": "bottom", "yref": "paper"}, {"font": {"size": 10}, "showarrow": false, "text": "<b>MEERKATHI-PIPELINE_3-PYBDSM-COMBINED Position</b>", "x": 0.8125, "xanchor": "center", "xref": "paper", "y": 1.0, "yanchor": "bottom", "yref": "paper"}, {"font": {"size": 10}, "showarrow": false, "text": "<b>MEERKATHI-PIPELINE_2-PYBDSM Position</b>", "x": 0.1875, "xanchor": "center", "xref": "paper", "y": 0.77, "yanchor": "bottom", "yref": "paper"}, {"font": {"size": 10}, "showarrow": false, "text": "<b>MEERKATHI-PIPELINE_2-PYBDSM Position</b>", "x": 0.8125, "xanchor": "center", "xref": "paper", "y": 0.77, "yanchor": "bottom", "yref": "paper"}, {"font": {"size": 10}, "showarrow": false, "text": "<b>MEERKATHI-PIPELINE_1-PYBDSM Position</b>", "x": 0.1875, "xanchor": "center", "xref": "paper", "y": 0.54, "yanchor": "bottom", "yref": "paper"}, {"font": {"size": 10}, "showarrow": false, "text": "<b>MEERKATHI-PIPELINE_1-PYBDSM Position</b>", "x": 0.8125, "xanchor": "center", "xref": "paper", "y": 0.54, "yanchor": "bottom", "yref": "paper"}, {"font": {"size": 10}, "showarrow": false, "text": "<b>MEERKATHI-PIPELINE_FINAL-PYBDSM Position</b>", "x": 0.1875, "xanchor": "center", "xref": "paper", "y": 0.31, "yanchor": "bottom", "yref": "paper"}, {"font": {"size": 10}, "showarrow": false, "text": "<b>MEERKATHI-PIPELINE_FINAL-PYBDSM Position</b>", "x": 0.8125, "xanchor": "center", "xref": "paper", "y": 0.31, "yanchor": "bottom", "yref": "paper"}, {"font": {"size": 10}, "showarrow": false, "text": "<b>MEERKATHI-PIPELINE_4-PYBDSM-COMBINED Position</b>", "x": 0.1875, "xanchor": "center", "xref": "paper", "y": 0.08, "yanchor": "bottom", "yref": "paper"}, {"font": {"size": 10}, "showarrow": false, "text": "<b>MEERKATHI-PIPELINE_4-PYBDSM-COMBINED Position</b>", "x": 0.8125, "xanchor": "center", "xref": "paper", "y": 0.08, "yanchor": "bottom", "yref": "paper"}], "height": 900, "legend": {"x": 1.1, "xanchor": true, "y": 1}, "paper_bgcolor": "rgb(255,255,255)", "plot_bgcolor": "rgb(229,229,229)", "title": "", "width": 900, "xaxis1": {"anchor": "y1", "domain": [0, 0.375], "overlaying": "x", "position": 0, "title": "Input Flux (Jy)", "titlefont": {"size": 17}, "zeroline": false}, "xaxis10": {"anchor": "y10", "domain": [0.625, 1], "range": [], "title": "Right Ascension offset [arcsec]", "titlefont": {"size": 17}, "zeroline": false}, "xaxis2": {"anchor": "y2", "domain": [0.625, 1], "range": [], "title": "Right Ascension offset [arcsec]", "titlefont": {"size": 17}, "zeroline": false}, "xaxis3": {"anchor": "y3", "domain": [0, 0.375], "overlaying": "x", "position": 0, "title": "Input Flux (Jy)", "titlefont": {"size": 17}, "zeroline": false}, "xaxis4": {"anchor": "y4", "domain": [0.625, 1], "range": [], "title": "Right Ascension offset [arcsec]", "titlefont": {"size": 17}, "zeroline": false}, "xaxis5": {"anchor": "y5", "domain": [0, 0.375], "overlaying": "x", "position": 0, "title": "Input Flux (Jy)", "titlefont": {"size": 17}, "zeroline": false}, "xaxis6": {"anchor": "y6", "domain": [0.625, 1], "range": [], "title": "Right Ascension offset [arcsec]", "titlefont": {"size": 17}, "zeroline": false}, "xaxis7": {"anchor": "y7", "domain": [0, 0.375], "overlaying": "x", "position": 0, "title": "Input Flux (Jy)", "titlefont": {"size": 17}, "zeroline": false}, "xaxis8": {"anchor": "y8", "domain": [0.625, 1], "range": [], "title": "Right Ascension offset [arcsec]", "titlefont": {"size": 17}, "zeroline": false}, "xaxis9": {"anchor": "y9", "domain": [0, 0.375], "overlaying": "x", "position": 0, "title": "Input Flux (Jy)", "titlefont": {"size": 17}, "zeroline": false}, "yaxis1": {"anchor": "x1", "color": "rgb(0,0,0)", "domain": [0.92, 1.0], "gridcolor": "rgb(255,255,255)", "range": [], "showgrid": true, "showline": false, "showticklabels": true, "tickcolor": "rgb(51,153,225)", "tickfont": {"color": "rgb(0,0,0)", "size": 14}, "ticks": "outside", "title": "Delta position [arcsec]", "titlefont": {"size": 15}, "zeroline": false}, "yaxis10": {"anchor": "x10", "color": "rgb(0,0,0)", "domain": [0, 0.08], "gridcolor": "rgb(255,255,255)", "range": [], "showgrid": true, "showline": false, "showticklabels": true, "tickcolor": "rgb(51,153,225)", "tickfont": {"color": "rgb(0,0,0)", "size": 10}, "ticks": "outside", "title": "Declination offset [arcsec]", "titlefont": {"size": 17}, "zeroline": false}, "yaxis2": {"anchor": "x2", "color": "rgb(0,0,0)", "domain": [0.92, 1.0], "gridcolor": "rgb(255,255,255)", "range": [], "showgrid": true, "showline": false, "showticklabels": true, "tickcolor": "rgb(51,153,225)", "tickfont": {"color": "rgb(0,0,0)", "size": 10}, "ticks": "outside", "title": "Declination offset [arcsec]", "titlefont": {"size": 17}, "zeroline": false}, "yaxis3": {"anchor": "x3", "color": "rgb(0,0,0)", "domain": [0.69, 0.77], "gridcolor": "rgb(255,255,255)", "range": [], "showgrid": true, "showline": false, "showticklabels": true, "tickcolor": "rgb(51,153,225)", "tickfont": {"color": "rgb(0,0,0)", "size": 14}, "ticks": "outside", "title": "Delta position [arcsec]", "titlefont": {"size": 15}, "zeroline": false}, "yaxis4": {"anchor": "x4", "color": "rgb(0,0,0)", "domain": [0.69, 0.77], "gridcolor": "rgb(255,255,255)", "range": [], "showgrid": true, "showline": false, "showticklabels": true, "tickcolor": "rgb(51,153,225)", "tickfont": {"color": "rgb(0,0,0)", "size": 10}, "ticks": "outside", "title": "Declination offset [arcsec]", "titlefont": {"size": 17}, "zeroline": false}, "yaxis5": {"anchor": "x5", "color": "rgb(0,0,0)", "domain": [0.46, 0.54], "gridcolor": "rgb(255,255,255)", "range": [], "showgrid": true, "showline": false, "showticklabels": true, "tickcolor": "rgb(51,153,225)", "tickfont": {"color": "rgb(0,0,0)", "size": 14}, "ticks": "outside", "title": "Delta position [arcsec]", "titlefont": {"size": 15}, "zeroline": false}, "yaxis6": {"anchor": "x6", "color": "rgb(0,0,0)", "domain": [0.46, 0.54], "gridcolor": "rgb(255,255,255)", "range": [], "showgrid": true, "showline": false, "showticklabels": true, "tickcolor": "rgb(51,153,225)", "tickfont": {"color": "rgb(0,0,0)", "size": 10}, "ticks": "outside", "title": "Declination offset [arcsec]", "titlefont": {"size": 17}, "zeroline": false}, "yaxis7": {"anchor": "x7", "color": "rgb(0,0,0)", "domain": [0.23, 0.31], "gridcolor": "rgb(255,255,255)", "range": [], "showgrid": true, "showline": false, "showticklabels": true, "tickcolor": "rgb(51,153,225)", "tickfont": {"color": "rgb(0,0,0)", "size": 14}, "ticks": "outside", "title": "Delta position [arcsec]", "titlefont": {"size": 15}, "zeroline": false}, "yaxis8": {"anchor": "x8", "color": "rgb(0,0,0)", "domain": [0.23, 0.31], "gridcolor": "rgb(255,255,255)", "range": [], "showgrid": true, "showline": false, "showticklabels": true, "tickcolor": "rgb(51,153,225)", "tickfont": {"color": "rgb(0,0,0)", "size": 10}, "ticks": "outside", "title": "Declination offset [arcsec]", "titlefont": {"size": 17}, "zeroline": false}, "yaxis9": {"anchor": "x9", "color": "rgb(0,0,0)", "domain": [0, 0.08], "gridcolor": "rgb(255,255,255)", "range": [], "showgrid": true, "showline": false, "showticklabels": true, "tickcolor": "rgb(51,153,225)", "tickfont": {"color": "rgb(0,0,0)", "size": 14}, "ticks": "outside", "title": "Delta position [arcsec]", "titlefont": {"size": 15}, "zeroline": false}}}
